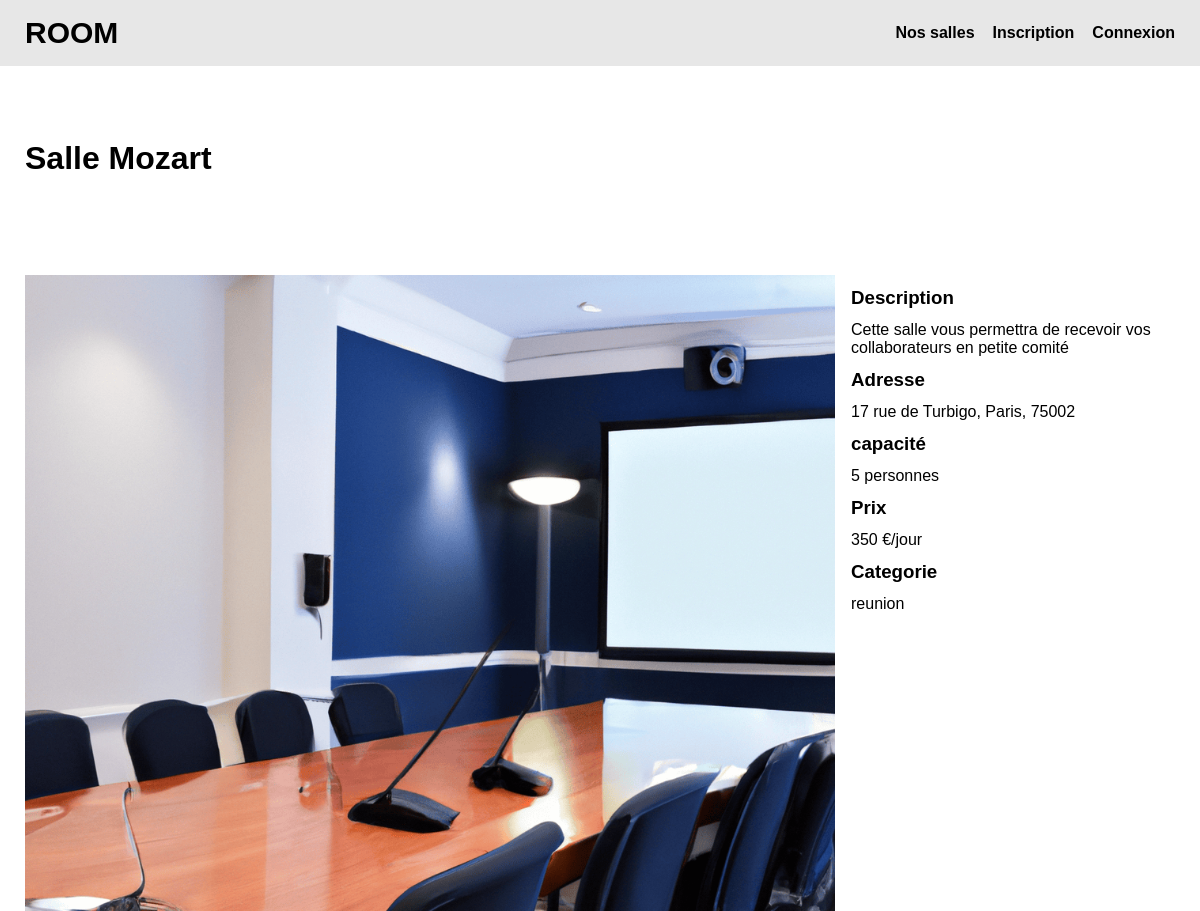
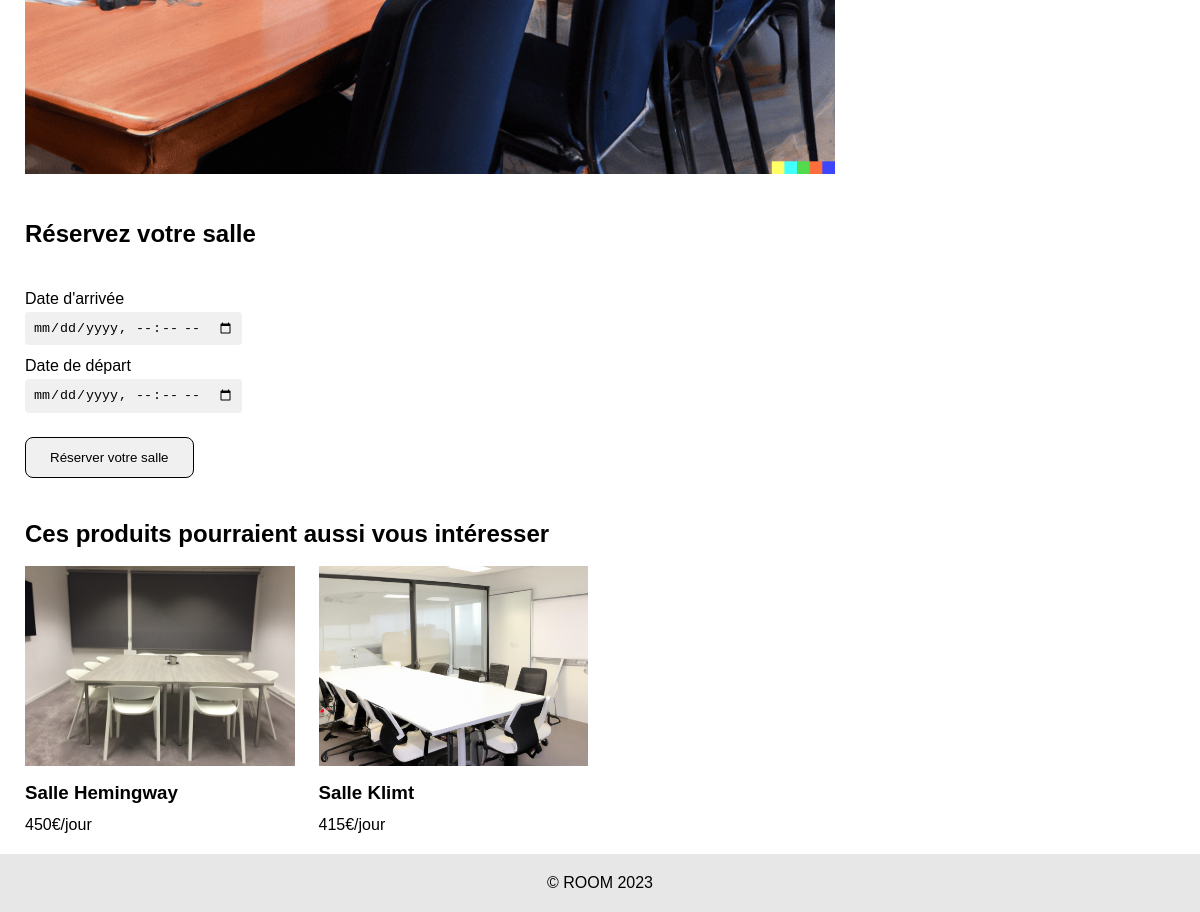
/fiche_produit.php?id_salle=2, run on the app's committed database (2 pictures, top to bottom).
### tables this page shows
CREATE TABLE IF NOT EXISTS `salle` (
  `id_salle` int NOT NULL AUTO_INCREMENT,
  `titre` varchar(200) NOT NULL,
  `prix` int NOT NULL,
  `description` text NOT NULL,
  `photo` varchar(200) NOT NULL,
  `pays` varchar(20) NOT NULL,
  `ville` varchar(20) NOT NULL,
  `adresse` varchar(20) NOT NULL,
  `cp` int NOT NULL,
  `capacite` int NOT NULL,
  `categorie` enum('reunion','bureau','formation','') NOT NULL,
  PRIMARY KEY (`id_salle`)
);

### include/affichage.php (called while the page is built, shortened)
<?php
    $afficheCards = $pdo->query("SELECT DISTINCT titre, description, prix, id_salle, photo, categorie FROM salle ORDER BY titre ASC");
    if(isset($_GET['id_salle'])){
        $afficheProduit = $pdo->query("SELECT * FROM salle WHERE id_salle = '$_GET[id_salle]' ");
        $produit = $afficheProduit -> fetch(PDO::FETCH_ASSOC);
    }

### fiche_produit.php (the view, shortened to what this page needs)
<?php
require_once('include/init.php');
require_once('include/affichage.php');
?>
<?php require_once('include/header.php');?>
    <div class="globalContainer">
            <main>
                <div class="containerFicheProduit">
                    <div class="titreNote">
                        <h1>Salle <?= $produit['titre']?></h1>
                    </div>
                    <div class="imageDescription">
                        <div class="imageProduit">
                            <img src="<?php URL ?>img/<?=$produit['photo']?>" alt="">
                        </div>
                        <div class="descriptionProduit">
                            <div class="descriptionCategorie">
                                <h3>Description</h3>
                                <p class="description"><?= $produit['description']?></p>
                            </div>
                            <div class="descriptionCategorie">
                                <h3>Adresse</h3>
                                <p class="description"><?= $produit['adresse'].', '. $produit['ville'].', '. $produit['cp'] ?></p>
                            </div>
                            <div class="descriptionCategorie">
                                <h3>capacité</h3>
                                <p class="description"><?= $produit['capacite']?> personnes</p>
                            </div>
                            <div class="descriptionCategorie">
                                <h3>Prix</h3>
                                <p class="description"><?= $produit['prix']?> €/jour</p>
                            </div>
                            <div class="descriptionCategorie">
                                <h3>Categorie</h3>
                                <p class="description"><?= $produit['categorie']?></p>
                            </div>
                        </div>
                    </div>
                    <div class="reservationSalle">
                        <h2>Réservez votre salle</h2>
                        <form action="" class="inscriptionForm form" method="POST" enctype="multipart/form-data">
                            <div class="champInput">
                                <label class="" for="date_arrivee">
                                Date d'arrivée
                                </label>
                                <input type="datetime-local" id="date_arrivee" name="date_arrivee" value="">
                            </div>
                            <div class="champInput">
                                <label class="" for="date_depart">
                                Date de départ
                                </label>
                                <input type="datetime-local" id="date_depart" name="date_depart" value="">
                            </div>
                            <div class="champInput">
                                <button name="buttonReservationSalle" class="buttonFormulaire">Réserver votre salle</button>
                            </div>
                        </form>
                    </div>
                    <div class="containerAutresProduits">
                            <h2>Ces produits pourraient aussi vous intéresser</h2>
                        <div class="gridProduit">
                            <?php while($cards = $afficheCards ->fetch(PDO::FETCH_ASSOC)): ?>
                                <?php if($cards['categorie'] == $produit['categorie'] && $cards['id_salle'] != $produit['id_salle']):?>
                                    <a href="fiche_produit.php?id_salle=<?=$cards['id_salle']?>" class="containerCardSAlle">
                                        <div class="containerImage">
                                            <img src="<?= URL ?>img/<?=$cards['photo']?>" alt="">
                                        </div>
                                        <div class="titreSalle">
                                            <h3>Salle <?=$cards['titre'] ?></h3>
                                        </div>
                                        <p class="prix"><?=$cards['prix'] ?>€/jour</p>
                                    </a>
                                <?php endif;?>
                            <?php endwhile; ?>
                        </div>
                    </div>
                </div>
            </main>
    </div>
<?php require_once('include/footer.php');?>

### css/style.css (style rules this page uses)
* { box-sizing: border-box; margin: 0; padding : 0; list-style: none; }
a, a:hover, a:active, a:visited { text-decoration: none; color: black; }
body { min-height: 100dvh; display: flex; flex-direction: column; justify-content: space-between; font-family: 'Gill Sans', 'Gill Sans MT', Calibri, 'Trebuchet MS', sans-serif; }
h1 { padding : 24px 0; text-align: center; margin: 30px 0 50px; }
h2 { padding : 18px 0; }
h3 { padding : 12px 0; }
main { padding : 20px 25px; }
.form { display: flex; flex-direction: column; gap: 12px; }
.champInput { display: flex; flex-direction: column; gap: 4px; width: fit-content; }
.globalContainer { display: flex; flex-direction: column; justify-content: space-between; flex:1; }
.champInput input, .champInput textarea, .champInput select { padding: 8px; border-radius: 4px; border: none; background-color: rgba(238, 238, 238, 0.884); }
.buttonFormulaire { padding: 12px 24px; border-radius: 8px; cursor: pointer; border: 1px solid black; background-color: rgba(238, 238, 238, 0.884); }

### css/index.css (style rules this page uses)
.containerFicheProduit { display: flex; flex-direction: column; gap: 24px; }
.gridProduit { display: grid; grid-template-columns: repeat(4, minmax(170px, 300px)); gap : 24px; width: fit-content; margin: auto; }
.containerCardSAlle { display : flex; flex-direction: column; gap: 12px; }
.containerCardSAlle h3 { padding: 0; }
.containerImage img { width: 100%; object-fit: cover; height: 200px; }

### css/ficheProduit.css (style rules this page uses)
.containerFicheProduit { max-width: 1200px; margin: auto; }
.titreNote { display: flex; align-items: center; gap: 16px; }
.imageDescription { display: flex; gap: 16px; width: 100%; }
.descriptionProduit { flex:2 ; }
.imageProduit { flex: 5; }
.imageDescription img { width: 100%; }

### data on the page
salle: titre "Mozart", photo (picture), description "Cette salle vous permettra de recevoir vos collaborateurs en petite comité", adresse "17 rue de Turbigo", ville "Paris", cp "75002", capacite "5", prix "350", categorie "reunion"
salle: photo (picture), titre "Hemingway", prix "450"
salle: photo (picture), titre "Klimt", prix "415"
